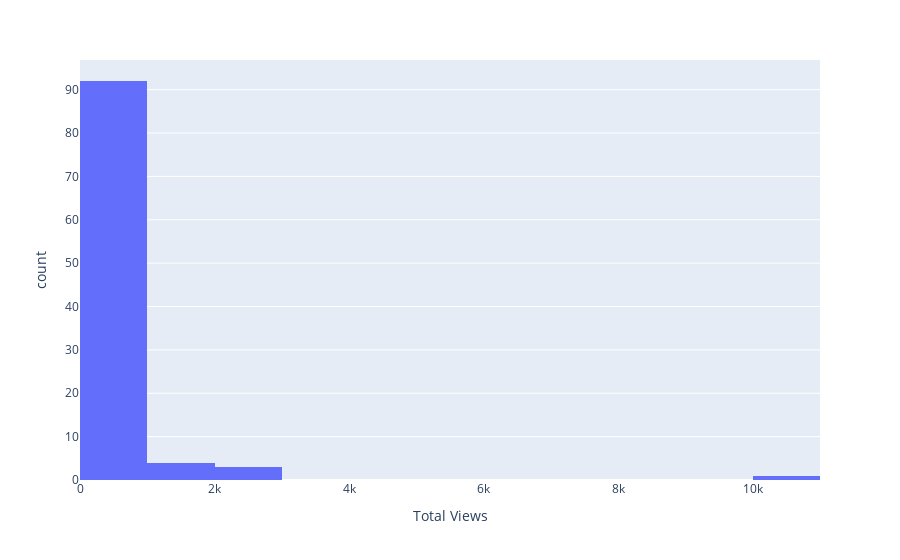

Notebook source saved alongside this figure:
### Code cell
px.histogram(total_views,x='Total Views',nbins=20)

### Figure 1 — Plotly figure (JSON) as saved in the notebook; plotly's stock layout.template omitted (floating-point values rounded to 4 significant figures)
{"data": [{"alignmentgroup": "True", "bingroup": "x", "hovertemplate": "Total Views=%{x}<br>count=%{y}<extra></extra>", "legendgroup": "", "marker": {"color": "#636efa", "pattern": {"shape": ""}}, "name": "", "nbinsx": 20, "offsetgroup": "", "orientation": "v", "showlegend": false, "type": "histogram", "x": [22, 9, 2126, 20, 2255, 14, 1, 12, 3, 6, 80, 6, 389, 258, 323, 848, 209, 10, 137, 106, 308, 4, 24, 77, 45, 16, 395, 134, 385, 12, 960, 271, 71, 505, 304, 112, 407, 85, 113, 235, 20, 17, 904, 83, 14, 25, 77, 112, 449, 236, 233, 35, 238, 332, 1215, 303, 51, 1353, 169, 32, 11, 116, 71, 112, 285, 66, 20, 1049, 9, 23, 8, 184, 207, 5, 17, 6, 23, 13, 44, 659, 25, 74, 178, 63, 137, 1084, 33, 51, 227, 71, 5, 569, 695, 36, 95, 273, 10650, 2772, 54, 142], "xaxis": "x", "yaxis": "y"}], "layout": {"barmode": "relative", "legend": {"tracegroupgap": 0}, "margin": {"t": 60}, "xaxis": {"anchor": "y", "domain": [0, 1], "title": {"text": "Total Views"}}, "yaxis": {"anchor": "x", "domain": [0, 1], "title": {"text": "count"}}}}
